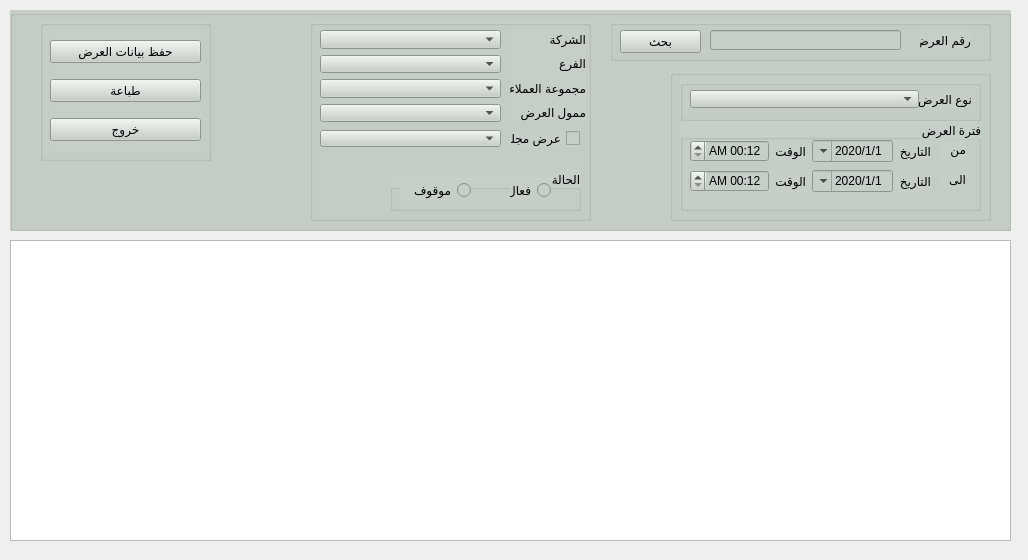
<?xml version="1.0" encoding="UTF-8"?>
<ui version="4.0">
    <class>QForm_prom_edit</class>
    <widget class="QWidget" name="QForm_prom_edit">
        <property name="geometry">
            <rect>
                <x>0</x>
                <y>0</y>
                <width>1028</width>
                <height>560</height>
            </rect>
        </property>
        <property name="minimumSize">
            <size>
                <width>1028</width>
                <height>560</height>
            </size>
        </property>
        <property name="maximumSize">
            <size>
                <width>1028</width>
                <height>560</height>
            </size>
        </property>
        <property name="windowTitle">
            <string>تعديل العروض</string>
        </property>
        <property name="toolTip">
            <string/>
        </property>
        <property name="layoutDirection">
            <enum>Qt::RightToLeft</enum>
        </property>
        <widget class="QWidget" name="gridLayoutWidget">
            <property name="geometry">
                <rect>
                    <x>190</x>
                    <y>70</y>
                    <width>2</width>
                    <height>2</height>
                </rect>
            </property>
            <layout class="QGridLayout" name="gridLayout_2"/>
        </widget>
        <widget class="QGroupBox" name="groupBox">
            <property name="geometry">
                <rect>
                    <x>10</x>
                    <y>10</y>
                    <width>1001</width>
                    <height>221</height>
                </rect>
            </property>
            <property name="font">
                <font>
                    <pointsize>10</pointsize>
                    <weight>50</weight>
                    <bold>false</bold>
                </font>
            </property>
            <property name="layoutDirection">
                <enum>Qt::LeftToRight</enum>
            </property>
            <property name="styleSheet">
                <string notr="true">
                    background-color: rgb(198, 207, 199);
                </string>
            </property>
            <property name="title">
                <string/>
            </property>
            <widget class="QGroupBox" name="QgroupBox_det">
                <property name="geometry">
                    <rect>
                        <x>300</x>
                        <y>10</y>
                        <width>281</width>
                        <height>201</height>
                    </rect>
                </property>
                <property name="title">
                    <string/>
                </property>
                <widget class="QWidget" name="layoutWidget">
                    <property name="geometry">
                        <rect>
                            <x>10</x>
                            <y>10</y>
                            <width>181</width>
                            <height>92</height>
                        </rect>
                    </property>
                    <layout class="QVBoxLayout" name="verticalLayout_3">
                        <item>
                            <widget class="QComboBox" name="Qcombo_company"/>
                        </item>
                        <item>
                            <widget class="QComboBox" name="Qcombo_branch"/>
                        </item>
                        <item>
                            <widget class="QComboBox" name="Qcombo_cust_group"/>
                        </item>
                        <item>
                            <widget class="QComboBox" name="Qcombo_sponsor"/>
                        </item>
                    </layout>
                </widget>
                <widget class="QWidget" name="layoutWidget">
                    <property name="geometry">
                        <rect>
                            <x>200</x>
                            <y>10</y>
                            <width>76</width>
                            <height>91</height>
                        </rect>
                    </property>
                    <layout class="QVBoxLayout" name="verticalLayout_2">
                        <item>
                            <widget class="QLabel" name="label_4">
                                <property name="text">
                                    <string>الشركة</string>
                                </property>
                            </widget>
                        </item>
                        <item>
                            <widget class="QLabel" name="label_11">
                                <property name="text">
                                    <string>الفرع</string>
                                </property>
                            </widget>
                        </item>
                        <item>
                            <widget class="QLabel" name="label_5">
                                <property name="text">
                                    <string>مجموعة العملاء</string>
                                </property>
                            </widget>
                        </item>
                        <item>
                            <widget class="QLabel" name="label_6">
                                <property name="text">
                                    <string>ممول العرض</string>
                                </property>
                            </widget>
                        </item>
                    </layout>
                </widget>
                <widget class="QCheckBox" name="QcheckBox_magazine">
                    <property name="geometry">
                        <rect>
                            <x>200</x>
                            <y>110</y>
                            <width>70</width>
                            <height>17</height>
                        </rect>
                    </property>
                    <property name="layoutDirection">
                        <enum>Qt::RightToLeft</enum>
                    </property>
                    <property name="text">
                        <string>عرض مجلة</string>
                    </property>
                </widget>
                <widget class="QComboBox" name="Qcombo_magazine">
                    <property name="geometry">
                        <rect>
                            <x>10</x>
                            <y>110</y>
                            <width>181</width>
                            <height>17</height>
                        </rect>
                    </property>
                </widget>
                <widget class="QGroupBox" name="groupBox_6">
                    <property name="geometry">
                        <rect>
                            <x>80</x>
                            <y>150</y>
                            <width>191</width>
                            <height>41</height>
                        </rect>
                    </property>
                    <property name="layoutDirection">
                        <enum>Qt::RightToLeft</enum>
                    </property>
                    <property name="title">
                        <string>الحالة</string>
                    </property>
                    <widget class="QRadioButton" name="Qradio_active">
                        <property name="geometry">
                            <rect>
                                <x>120</x>
                                <y>10</y>
                                <width>41</width>
                                <height>20</height>
                            </rect>
                        </property>
                        <property name="layoutDirection">
                            <enum>Qt::RightToLeft</enum>
                        </property>
                        <property name="text">
                            <string>فعال</string>
                        </property>
                    </widget>
                    <widget class="QRadioButton" name="Qradio_inactive">
                        <property name="geometry">
                            <rect>
                                <x>10</x>
                                <y>10</y>
                                <width>71</width>
                                <height>20</height>
                            </rect>
                        </property>
                        <property name="layoutDirection">
                            <enum>Qt::RightToLeft</enum>
                        </property>
                        <property name="text">
                            <string>موقوف</string>
                        </property>
                    </widget>
                </widget>
            </widget>
            <widget class="QGroupBox" name="groupBox_5">
                <property name="geometry">
                    <rect>
                        <x>600</x>
                        <y>10</y>
                        <width>381</width>
                        <height>41</height>
                    </rect>
                </property>
                <property name="layoutDirection">
                    <enum>Qt::RightToLeft</enum>
                </property>
                <property name="title">
                    <string/>
                </property>
                <widget class="QLabel" name="label_12">
                    <property name="geometry">
                        <rect>
                            <x>310</x>
                            <y>10</y>
                            <width>51</width>
                            <height>20</height>
                        </rect>
                    </property>
                    <property name="text">
                        <string>رقم العرض</string>
                    </property>
                </widget>
                <widget class="QLineEdit" name="Qline_promotion">
                    <property name="geometry">
                        <rect>
                            <x>100</x>
                            <y>10</y>
                            <width>191</width>
                            <height>20</height>
                        </rect>
                    </property>
                </widget>
                <widget class="QPushButton" name="Qbtn_search">
                    <property name="geometry">
                        <rect>
                            <x>10</x>
                            <y>10</y>
                            <width>81</width>
                            <height>23</height>
                        </rect>
                    </property>
                    <property name="text">
                        <string>بحث</string>
                    </property>
                </widget>
            </widget>
            <widget class="QGroupBox" name="QgroupBox_prom">
                <property name="geometry">
                    <rect>
                        <x>660</x>
                        <y>60</y>
                        <width>321</width>
                        <height>151</height>
                    </rect>
                </property>
                <property name="title">
                    <string/>
                </property>
                <widget class="QGroupBox" name="groupBox_2">
                    <property name="geometry">
                        <rect>
                            <x>10</x>
                            <y>50</y>
                            <width>301</width>
                            <height>91</height>
                        </rect>
                    </property>
                    <property name="layoutDirection">
                        <enum>Qt::RightToLeft</enum>
                    </property>
                    <property name="title">
                        <string>فترة العرض</string>
                    </property>
                    <widget class="QWidget" name="layoutWidget">
                        <property name="geometry">
                            <rect>
                                <x>10</x>
                                <y>20</y>
                                <width>241</width>
                                <height>22</height>
                            </rect>
                        </property>
                        <layout class="QHBoxLayout" name="horizontalLayout">
                            <item>
                                <widget class="QLabel" name="label_3">
                                    <property name="text">
                                        <string>التاريخ</string>
                                    </property>
                                </widget>
                            </item>
                            <item>
                                <widget class="QDateTimeEdit" name="Qdate_from">
                                    <property name="layoutDirection">
                                        <enum>Qt::RightToLeft</enum>
                                    </property>
                                    <property name="minimumDateTime">
                                        <datetime>
                                            <hour>0</hour>
                                            <minute>0</minute>
                                            <second>0</second>
                                            <year>2020</year>
                                            <month>1</month>
                                            <day>1</day>
                                        </datetime>
                                    </property>
                                    <property name="displayFormat">
                                        <string>d/M/yyyy</string>
                                    </property>
                                    <property name="calendarPopup">
                                        <bool>true</bool>
                                    </property>
                                </widget>
                            </item>
                            <item>
                                <widget class="QLabel" name="label_2">
                                    <property name="text">
                                        <string>الوقت</string>
                                    </property>
                                </widget>
                            </item>
                            <item>
                                <widget class="QDateTimeEdit" name="Qtime_from">
                                    <property name="displayFormat">
                                        <string>h:mm AP</string>
                                    </property>
                                    <property name="calendarPopup">
                                        <bool>false</bool>
                                    </property>
                                </widget>
                            </item>
                        </layout>
                    </widget>
                    <widget class="QLabel" name="label_9">
                        <property name="geometry">
                            <rect>
                                <x>260</x>
                                <y>20</y>
                                <width>26</width>
                                <height>19</height>
                            </rect>
                        </property>
                        <property name="text">
                            <string>من</string>
                        </property>
                    </widget>
                    <widget class="QLabel" name="label_10">
                        <property name="geometry">
                            <rect>
                                <x>260</x>
                                <y>50</y>
                                <width>26</width>
                                <height>19</height>
                            </rect>
                        </property>
                        <property name="text">
                            <string>الى</string>
                        </property>
                    </widget>
                    <widget class="QWidget" name="layoutWidget_2">
                        <property name="geometry">
                            <rect>
                                <x>10</x>
                                <y>50</y>
                                <width>241</width>
                                <height>22</height>
                            </rect>
                        </property>
                        <layout class="QHBoxLayout" name="horizontalLayout_2">
                            <item>
                                <widget class="QLabel" name="label_8">
                                    <property name="text">
                                        <string>التاريخ</string>
                                    </property>
                                </widget>
                            </item>
                            <item>
                                <widget class="QDateTimeEdit" name="Qdate_to">
                                    <property name="minimumDateTime">
                                        <datetime>
                                            <hour>0</hour>
                                            <minute>0</minute>
                                            <second>0</second>
                                            <year>2020</year>
                                            <month>1</month>
                                            <day>1</day>
                                        </datetime>
                                    </property>
                                    <property name="displayFormat">
                                        <string>d/M/yyyy</string>
                                    </property>
                                    <property name="calendarPopup">
                                        <bool>true</bool>
                                    </property>
                                </widget>
                            </item>
                            <item>
                                <widget class="QLabel" name="label_7">
                                    <property name="text">
                                        <string>الوقت</string>
                                    </property>
                                </widget>
                            </item>
                            <item>
                                <widget class="QDateTimeEdit" name="Qtime_to">
                                    <property name="displayFormat">
                                        <string>h:mm AP</string>
                                    </property>
                                    <property name="calendarPopup">
                                        <bool>false</bool>
                                    </property>
                                </widget>
                            </item>
                        </layout>
                    </widget>
                </widget>
                <widget class="QGroupBox" name="groupBox_4">
                    <property name="geometry">
                        <rect>
                            <x>10</x>
                            <y>10</y>
                            <width>301</width>
                            <height>41</height>
                        </rect>
                    </property>
                    <property name="layoutDirection">
                        <enum>Qt::RightToLeft</enum>
                    </property>
                    <property name="title">
                        <string/>
                    </property>
                    <widget class="QLabel" name="label">
                        <property name="geometry">
                            <rect>
                                <x>180</x>
                                <y>10</y>
                                <width>112</width>
                                <height>18</height>
                            </rect>
                        </property>
                        <property name="text">
                            <string>نوع العرض</string>
                        </property>
                    </widget>
                    <widget class="QComboBox" name="Qcombo_promotion">
                        <property name="geometry">
                            <rect>
                                <x>10</x>
                                <y>10</y>
                                <width>229</width>
                                <height>18</height>
                            </rect>
                        </property>
                        <property name="layoutDirection">
                            <enum>Qt::LeftToRight</enum>
                        </property>
                        <property name="modelColumn">
                            <number>0</number>
                        </property>
                    </widget>
                </widget>
            </widget>
            <widget class="QGroupBox" name="groupBox_8">
                <property name="geometry">
                    <rect>
                        <x>30</x>
                        <y>10</y>
                        <width>171</width>
                        <height>141</height>
                    </rect>
                </property>
                <property name="title">
                    <string/>
                </property>
                <widget class="QWidget" name="layoutWidget">
                    <property name="geometry">
                        <rect>
                            <x>10</x>
                            <y>10</y>
                            <width>151</width>
                            <height>121</height>
                        </rect>
                    </property>
                    <layout class="QVBoxLayout" name="verticalLayout">
                        <item>
                            <widget class="QPushButton" name="Qbtn_save">
                                <property name="text">
                                    <string>حفظ بيانات العرض</string>
                                </property>
                            </widget>
                        </item>
                        <item>
                            <widget class="QPushButton" name="Qbtn_print">
                                <property name="text">
                                    <string>طباعة</string>
                                </property>
                            </widget>
                        </item>
                        <item>
                            <widget class="QPushButton" name="Qbtn_exit">
                                <property name="text">
                                    <string>خروج</string>
                                </property>
                            </widget>
                        </item>
                    </layout>
                </widget>
            </widget>
        </widget>
        <widget class="QWidget" name="gridLayoutWidget_4">
            <property name="geometry">
                <rect>
                    <x>10</x>
                    <y>240</y>
                    <width>1001</width>
                    <height>301</height>
                </rect>
            </property>
            <layout class="QGridLayout" name="gridLayout_7">
                <item row="0" column="0">
                    <widget class="QTableWidget" name="Qtable_promotion"/>
                </item>
            </layout>
        </widget>
    </widget>
    <resources/>
    <connections/>
</ui>
